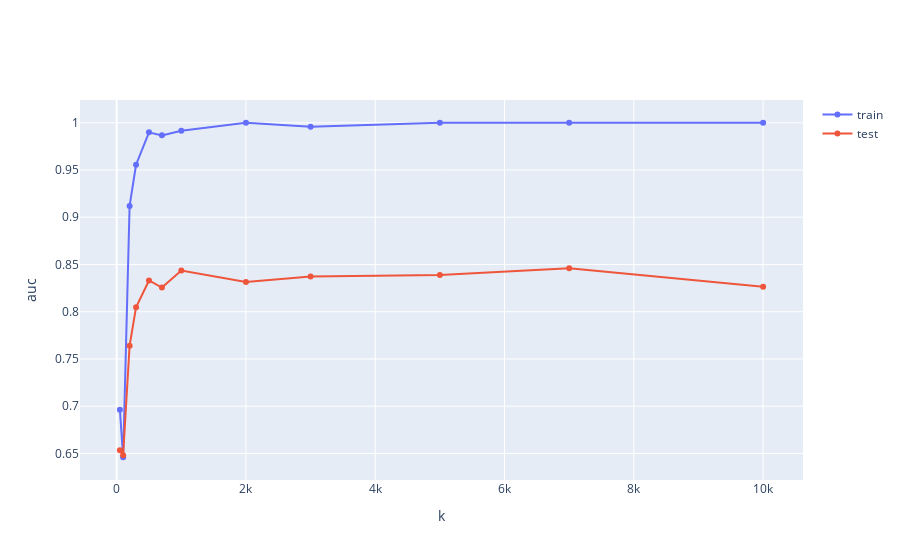

The code cell stored with this chart in its notebook:
### Code cell
fig = go.Figure()

for mode in ['train', 'test ']:
    fig.add_trace(go.Scatter(
        x=k_values, y=mode2aucs[mode],
        mode='lines+markers', name=mode,
    ))
    
fig.update_layout(xaxis_title='k', yaxis_title='auc')
fig.show()

### Figure 1 — Plotly figure (JSON) as saved in the notebook; plotly's stock layout.template omitted (floating-point values rounded to 4 significant figures)
{"data": [{"mode": "lines+markers", "name": "train", "type": "scatter", "x": [50, 100, 200, 300, 500, 700, 1000, 2000, 3000, 5000, 7000, 10000], "y": [0.6963, 0.6459, 0.912, 0.9556, 0.9899, 0.9866, 0.9915, 1, 0.9959, 1, 1, 1]}, {"mode": "lines+markers", "name": "test ", "type": "scatter", "x": [50, 100, 200, 300, 500, 700, 1000, 2000, 3000, 5000, 7000, 10000], "y": [0.6534, 0.648, 0.764, 0.8048, 0.833, 0.8256, 0.8436, 0.8314, 0.8372, 0.8389, 0.8461, 0.8263]}], "layout": {"xaxis": {"title": {"text": "k"}}, "yaxis": {"title": {"text": "auc"}}}}
